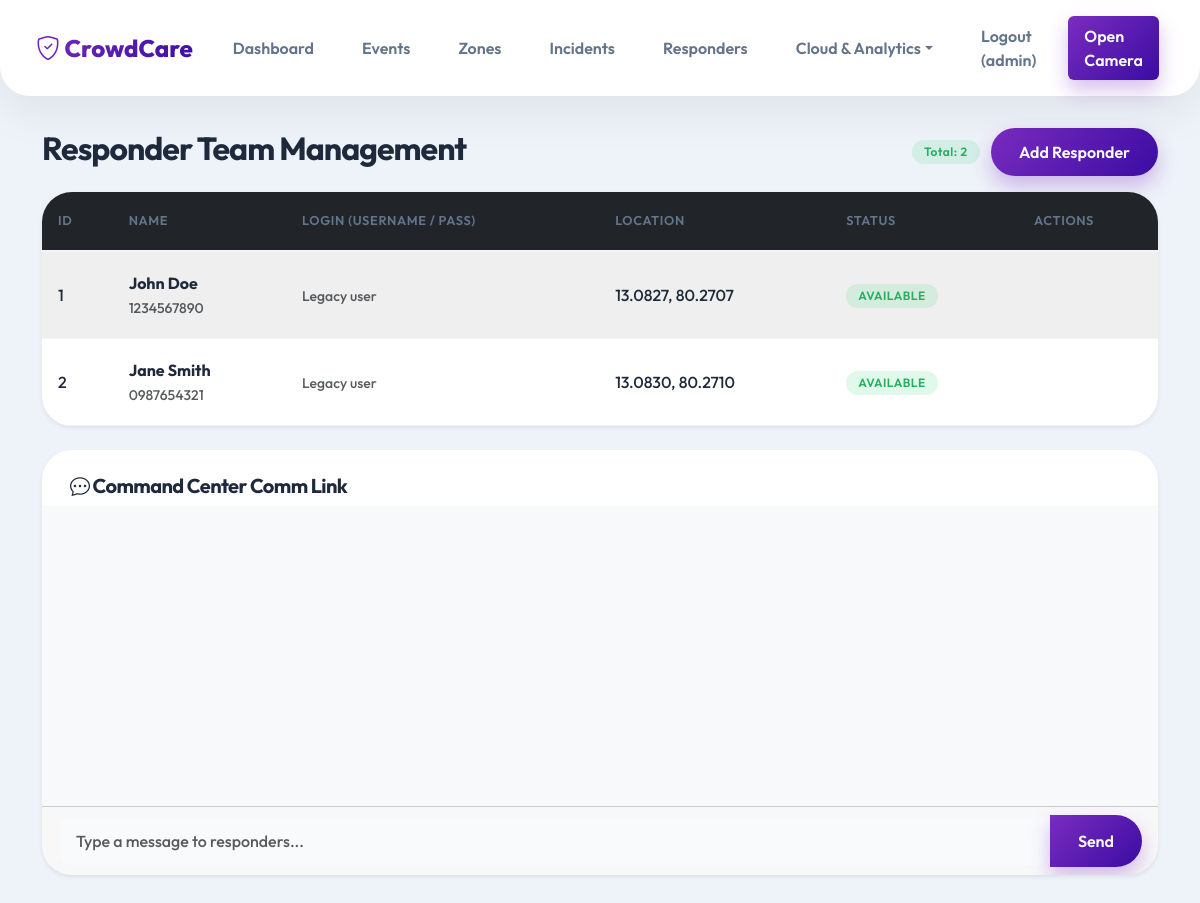
/responders (signed in), run on an earlier commit of the app's database.
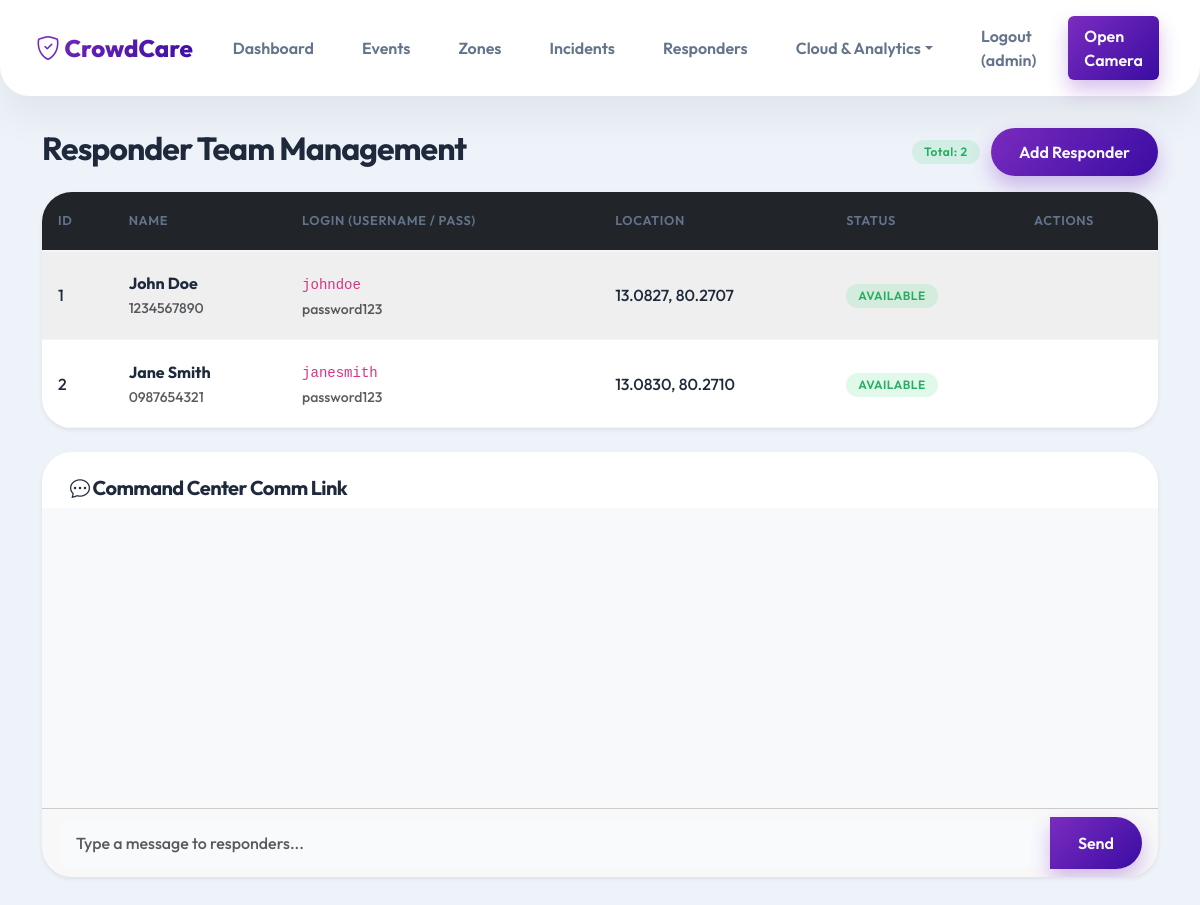
And on a later commit of the database.
### tables this page shows
CREATE TABLE responders (
            id INTEGER PRIMARY KEY AUTOINCREMENT,
            user_id INTEGER,
            name TEXT NOT NULL,
            phone TEXT,
            latitude REAL,
            longitude REAL,
            status TEXT DEFAULT 'AVAILABLE',
            assigned_incident_id INTEGER,
            FOREIGN KEY(assigned_incident_id) REFERENCES incidents(id),
            FOREIGN KEY(user_id) REFERENCES users(id)
        );

CREATE TABLE users (
            id INTEGER PRIMARY KEY AUTOINCREMENT,
            username TEXT UNIQUE NOT NULL,
            password TEXT NOT NULL,
            role TEXT NOT NULL
        );

### app.py (the view, shortened to what this page needs)
@app.route('/responders')
def responders():
    if 'user_id' not in session:
        return redirect(url_for('login'))
    conn = get_db_connection()
    if session['role'] == 'ADMIN':
        resps = conn.execute('''
            SELECT r.*, u.username
            FROM responders r
            LEFT JOIN users u ON r.user_id = u.id
        ''').fetchall()
        conn.close()
        return render_template('responders.html', responders=resps, role='ADMIN')
    conn.close()
    return redirect(url_for('dashboard'))

### database.py (called while the page is built)
def get_db_connection():
    conn = sqlite3.connect(DB_PATH)
    conn.row_factory = sqlite3.Row
    return conn

### templates/responders.html (shortened to what this page needs)
{% extends 'base.html' %}
{% block content %}
{% if role == 'ADMIN' %}
<div class="d-flex justify-content-between align-items-center mb-3">
    <h2>Responder Team Management</h2>
    <div>
        <span class="badge bg-success me-2">Total: {{ responders|length }}</span>
        <button class="btn btn-primary" data-bs-toggle="modal" data-bs-target="#createResponderModal">Add Responder</button>
    </div>
</div>
<div class="card shadow-sm mb-4">
    <div class="card-body p-0">
        <table class="table table-striped table-hover mb-0">
            <thead class="table-dark">
                <tr>
                    <th>ID</th>
                    <th>Name</th>
                    <th>Login (Username / Pass)</th>
                    <th>Location</th>
                    <th>Status</th>
                    <th>Actions</th>
                </tr>
            </thead>
            <tbody>
                {% for resp in responders %}
                <tr>
                    <td>{{ resp.id }}</td>
                    <td><strong>{{ resp.name }}</strong><br><small class="text-muted">{{ resp.phone }}</small></td>
                    <td>
                        {% if resp.username %}
                            <code>{{ resp.username }}</code><br>
                            <small class="text-muted">password123</small>
                        {% else %}
                            <small class="text-muted">Legacy user</small>
                        {% endif %}
                    </td>
                    <td>{{ "%.4f"|format(resp.latitude) }}, {{ "%.4f"|format(resp.longitude) }}</td>
                    <td>
                        {% if resp.status == 'AVAILABLE' %}
                            <span class="badge bg-success">AVAILABLE</span>
                        {% elif resp.status == 'ASSIGNED' %}
                            <span class="badge bg-warning text-dark">ASSIGNED (Inc ID: {{ resp.assigned_incident_id }})</span>
                        {% else %}
                            <span class="badge bg-secondary">{{ resp.status }}</span>
                        {% endif %}
                    </td>
                    <td>
                    </td>
                </tr>
                {% else %}
                <tr>
                    <td colspan="6" class="text-center">No responders available.</td>
                </tr>
                {% endfor %}
            </tbody>
        </table>
    </div>
</div>
<div class="card shadow-sm">
    <div class="card-header bg-dark text-white d-flex justify-content-between align-items-center">
        <h5 class="mb-0"><i class="bi bi-chat-dots"></i> Command Center Comm Link</h5>
    </div>
    <div class="card-body" id="chat-messages" style="height: 300px; overflow-y: auto; background: #f8f9fa;">
    </div>
    <div class="card-footer">
        <div class="input-group">
            <input type="text" id="chat-input" class="form-control" placeholder="Type a message to responders...">
            <button class="btn btn-primary" onclick="sendMessage()">Send</button>
        </div>
    </div>
</div>
{% endif %}
{% endblock %}

### templates/base.html (shortened to what this page needs)
<!DOCTYPE html>
<html lang="en">
<head>
    <link href="https://cdn.jsdelivr.net/npm/bootstrap@5.3.0/dist/css/bootstrap.min.css" rel="stylesheet">
    <link rel="stylesheet" href="https://cdn.jsdelivr.net/npm/bootstrap-icons@1.11.1/font/bootstrap-icons.css">
    <link rel="stylesheet" href="https://unpkg.com/leaflet@1.9.4/dist/leaflet.css" />
    <link rel="stylesheet" href="{{ url_for('static', filename='css/style.css') }}">
</head>
<body>
    <nav class="navbar navbar-expand-lg navbar-dark sticky-top">
        <div class="container-fluid">
            <a class="navbar-brand" href="/"><i class="bi bi-shield-check"></i> CrowdCare</a>
            <div class="collapse navbar-collapse" id="navbarNav">
                <ul class="navbar-nav me-auto">
                    {% if session.get('role') == 'ADMIN' %}
                    <li class="nav-item"><a class="nav-link" href="/dashboard">Dashboard</a></li>
                    <li class="nav-item"><a class="nav-link" href="/events">Events</a></li>
                    <li class="nav-item"><a class="nav-link" href="/zones">Zones</a></li>
                    <li class="nav-item"><a class="nav-link" href="/incidents">Incidents</a></li>
                    <li class="nav-item"><a class="nav-link" href="/responders">Responders</a></li>
                    <li class="nav-item dropdown">
                        <a class="nav-link dropdown-toggle" href="#" id="cloudDropdown" role="button" data-bs-toggle="dropdown">Cloud & Analytics</a>
                    </li>
                    {% elif session.get('role') == 'MARSHAL' %}
                    <li class="nav-item"><a class="nav-link" href="/marshal">Marshal Dashboard</a></li>
                    {% elif session.get('role') == 'RESPONDER' %}
                    <li class="nav-item"><a class="nav-link" href="/responders">Responder Assignments</a></li>
                    {% endif %}
                </ul>
                <ul class="navbar-nav">
                    {% if session.get('user_id') %}
                    <li class="nav-item"><a class="nav-link" href="/logout">Logout ({{ session.get('username') }})</a></li>
                    {% else %}
                    <li class="nav-item"><a class="nav-link" href="/login">Login</a></li>
                    {% endif %}
                    <li class="nav-item"><a class="nav-link bg-primary text-white ms-2 rounded" href="/camera">Open Camera</a></li>
                </ul>
            </div>
        </div>
    </nav>
    <div class="container mt-4">
        {% block content %}{% endblock %}
    </div>
</body>
</html>

### static/css/style.css (style rules this page uses)
:root { --bg-body: #eef2f9; --card-bg: #ffffff; --vibrant-gradient: linear-gradient(135deg, #7b2cbf, #3a0ca3); --vibrant-gradient-hover: linear-gradient(135deg, #9d4edd, #4361ee); --text-dark: #1e293b; --text-muted: #64748b; --text-light: #f8fafc; --accent-red: #ff4757; --accent-green: #2ed573; --accent-blue: #1e90ff; --accent-orange: #ffa502; --radius-lg: 30px; --radius-md: 20px; --radius-sm: 12px; --shadow-soft: 0 20px 40px rgba(0, 0, 0, 0.06); }
body { background-color: var(--bg-body); color: var(--text-dark); font-family: 'Outfit', sans-serif; min-height: 100vh; }
h1, h2, h3, h4, h5, h6 { color: var(--text-dark); font-weight: 700; letter-spacing: -0.03em; }
.card { background-color: var(--card-bg); border: none; border-radius: var(--radius-lg); box-shadow: var(--shadow-soft); margin-bottom: 2rem; overflow: hidden; transition: transform 0.3s ease; }
.card-header { background-color: transparent !important; border-bottom: none; padding: 1.5rem 1.75rem 0.5rem; font-weight: 700; color: var(--text-dark); }
.card-body { padding: 1.5rem 1.75rem; }
.navbar { background: var(--card-bg) !important; box-shadow: var(--shadow-soft); padding: 1rem 1.5rem; border-radius: 0 0 var(--radius-lg) var(--radius-lg); margin-bottom: 2rem; }
.navbar-brand { font-weight: 800; font-size: 1.5rem; background: var(--vibrant-gradient); -webkit-background-clip: text; -webkit-text-fill-color: transparent; }
.nav-link { font-weight: 600; color: var(--text-muted) !important; transition: all 0.2s ease; margin: 0 0.5rem; border-radius: 20px; padding: 0.5rem 1rem !important; }
.nav-link.bg-primary { background: var(--vibrant-gradient) !important; color: var(--text-light) !important; box-shadow: 0 10px 20px rgba(123, 44, 191, 0.3); }
.btn { border-radius: 30px; font-weight: 600; padding: 0.75rem 1.75rem; transition: all 0.2s ease; border: none; }
.btn-primary { background: var(--vibrant-gradient); color: var(--text-light); box-shadow: 0 10px 20px rgba(123, 44, 191, 0.3); }
.table { background: transparent; color: var(--text-dark); margin-bottom: 0; }
.table thead th { border-bottom: 2px solid #f1f5f9; color: var(--text-muted); font-weight: 600; text-transform: uppercase; font-size: 0.8rem; letter-spacing: 0.05em; padding: 1.2rem 1rem; border-top: none; }
.table tbody td { border-bottom: 1px solid #f1f5f9; background: transparent; padding: 1.2rem 1rem; vertical-align: middle; font-weight: 500; }
.table-striped>tbody>tr:nth-of-type(odd)>* { background-color: rgba(0, 0, 0, 0.01) !important; color: var(--text-dark) !important; }
.table-striped>tbody>tr:nth-of-type(even)>* { background-color: transparent !important; color: var(--text-dark) !important; }
.badge { padding: 0.5em 1em; border-radius: 20px; font-weight: 600; letter-spacing: 0.5px; }
.bg-success { background-color: rgba(46, 213, 115, 0.15) !important; color: #27ae60 !important; }
.form-control, .form-select { background-color: #f8fafc; border: 2px solid transparent; border-radius: var(--radius-sm); padding: 0.75rem 1rem; color: var(--text-dark); font-weight: 500; transition: all 0.2s ease; }

What changed in the data, as far as the page shows it:
changed responders "John Doe": username (not shown) → "johndoe"; text "Legacy user" → "password123"
changed responders "Jane Smith": username (not shown) → "janesmith"; text "Legacy user" → "password123"
